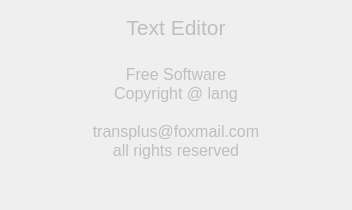
<?xml version="1.0" encoding="UTF-8"?>
<ui version="4.0">
 <class>AboutMeWindow</class>
 <widget class="QWidget" name="AboutMeWindow">
  <property name="geometry">
   <rect>
    <x>0</x>
    <y>0</y>
    <width>352</width>
    <height>210</height>
   </rect>
  </property>
  <property name="sizePolicy">
   <sizepolicy hsizetype="Fixed" vsizetype="Fixed">
    <horstretch>0</horstretch>
    <verstretch>0</verstretch>
   </sizepolicy>
  </property>
  <property name="windowTitle">
   <string>关于</string>
  </property>
  <layout class="QGridLayout" name="gridLayout">
   <item row="0" column="0">
    <widget class="QTextEdit" name="textEdit">
     <property name="enabled">
      <bool>false</bool>
     </property>
     <property name="styleSheet">
      <string notr="true"/>
     </property>
     <property name="frameShape">
      <enum>QFrame::NoFrame</enum>
     </property>
     <property name="html">
      <string>&lt;!DOCTYPE HTML PUBLIC &quot;-//W3C//DTD HTML 4.0//EN&quot; &quot;http://www.w3.org/TR/REC-html40/strict.dtd&quot;&gt;
&lt;html&gt;&lt;head&gt;&lt;meta name=&quot;qrichtext&quot; content=&quot;1&quot; /&gt;&lt;style type=&quot;text/css&quot;&gt;
p, li { white-space: pre-wrap; }
&lt;/style&gt;&lt;/head&gt;&lt;body style=&quot; font-family:'SimSun'; font-size:9pt; font-weight:400; font-style:normal;&quot;&gt;
&lt;p align=&quot;center&quot; style=&quot; margin-top:0px; margin-bottom:0px; margin-left:0px; margin-right:0px; -qt-block-indent:0; text-indent:0px;&quot;&gt;&lt;span style=&quot; font-size:16pt;&quot;&gt;Text Editor&lt;/span&gt;&lt;/p&gt;
&lt;p align=&quot;center&quot; style=&quot;-qt-paragraph-type:empty; margin-top:0px; margin-bottom:0px; margin-left:0px; margin-right:0px; -qt-block-indent:0; text-indent:0px; font-size:16pt;&quot;&gt;&lt;br /&gt;&lt;/p&gt;
&lt;p align=&quot;center&quot; style=&quot; margin-top:0px; margin-bottom:0px; margin-left:0px; margin-right:0px; -qt-block-indent:0; text-indent:0px;&quot;&gt;&lt;span style=&quot; font-size:12pt;&quot;&gt;Free Software&lt;/span&gt;&lt;/p&gt;
&lt;p align=&quot;center&quot; style=&quot; margin-top:0px; margin-bottom:0px; margin-left:0px; margin-right:0px; -qt-block-indent:0; text-indent:0px;&quot;&gt;&lt;span style=&quot; font-size:12pt;&quot;&gt;Copyright @ lang&lt;/span&gt;&lt;/p&gt;
&lt;p align=&quot;center&quot; style=&quot;-qt-paragraph-type:empty; margin-top:0px; margin-bottom:0px; margin-left:0px; margin-right:0px; -qt-block-indent:0; text-indent:0px; font-size:12pt;&quot;&gt;&lt;br /&gt;&lt;/p&gt;
&lt;p align=&quot;center&quot; style=&quot; margin-top:0px; margin-bottom:0px; margin-left:0px; margin-right:0px; -qt-block-indent:0; text-indent:0px;&quot;&gt;&lt;span style=&quot; font-size:12pt;&quot;&gt;transplus@foxmail.com&lt;/span&gt;&lt;/p&gt;
&lt;p align=&quot;center&quot; style=&quot; margin-top:0px; margin-bottom:0px; margin-left:0px; margin-right:0px; -qt-block-indent:0; text-indent:0px;&quot;&gt;&lt;span style=&quot; font-size:12pt;&quot;&gt;all rights reserved&lt;/span&gt;&lt;/p&gt;&lt;/body&gt;&lt;/html&gt;</string>
     </property>
    </widget>
   </item>
  </layout>
 </widget>
 <resources/>
 <connections/>
</ui>
